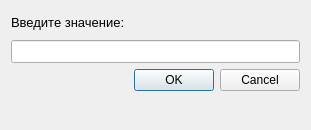
<?xml version="1.0" encoding="UTF-8"?>
<ui version="4.0">
 <class>EnterValueDialog</class>
 <widget class="QDialog" name="EnterValueDialog">
  <property name="geometry">
   <rect>
    <x>0</x>
    <y>0</y>
    <width>311</width>
    <height>130</height>
   </rect>
  </property>
  <property name="sizePolicy">
   <sizepolicy hsizetype="Fixed" vsizetype="Fixed">
    <horstretch>0</horstretch>
    <verstretch>0</verstretch>
   </sizepolicy>
  </property>
  <property name="minimumSize">
   <size>
    <width>311</width>
    <height>130</height>
   </size>
  </property>
  <property name="maximumSize">
   <size>
    <width>16777215</width>
    <height>16777215</height>
   </size>
  </property>
  <property name="windowTitle">
   <string>Ввод значения</string>
  </property>
  <layout class="QVBoxLayout" name="verticalLayout">
   <item>
    <widget class="QLabel" name="text_label">
     <property name="font">
      <font>
       <pointsize>10</pointsize>
      </font>
     </property>
     <property name="text">
      <string>Введите значение:</string>
     </property>
    </widget>
   </item>
   <item>
    <widget class="QLineEdit" name="value_lineEdit">
     <property name="font">
      <font>
       <pointsize>10</pointsize>
      </font>
     </property>
     <property name="placeholderText">
      <string/>
     </property>
    </widget>
   </item>
   <item>
    <widget class="QDialogButtonBox" name="buttonBox">
     <property name="orientation">
      <enum>Qt::Horizontal</enum>
     </property>
     <property name="standardButtons">
      <set>QDialogButtonBox::Cancel|QDialogButtonBox::Ok</set>
     </property>
    </widget>
   </item>
   <item>
    <widget class="QLabel" name="error_label">
     <property name="font">
      <font>
       <pointsize>10</pointsize>
      </font>
     </property>
     <property name="text">
      <string/>
     </property>
    </widget>
   </item>
  </layout>
 </widget>
 <resources/>
 <connections>
  <connection>
   <sender>buttonBox</sender>
   <signal>accepted()</signal>
   <receiver>EnterValueDialog</receiver>
   <slot>accept()</slot>
   <hints>
    <hint type="sourcelabel">
     <x>248</x>
     <y>254</y>
    </hint>
    <hint type="destinationlabel">
     <x>157</x>
     <y>274</y>
    </hint>
   </hints>
  </connection>
  <connection>
   <sender>buttonBox</sender>
   <signal>rejected()</signal>
   <receiver>EnterValueDialog</receiver>
   <slot>reject()</slot>
   <hints>
    <hint type="sourcelabel">
     <x>316</x>
     <y>260</y>
    </hint>
    <hint type="destinationlabel">
     <x>286</x>
     <y>274</y>
    </hint>
   </hints>
  </connection>
 </connections>
</ui>
